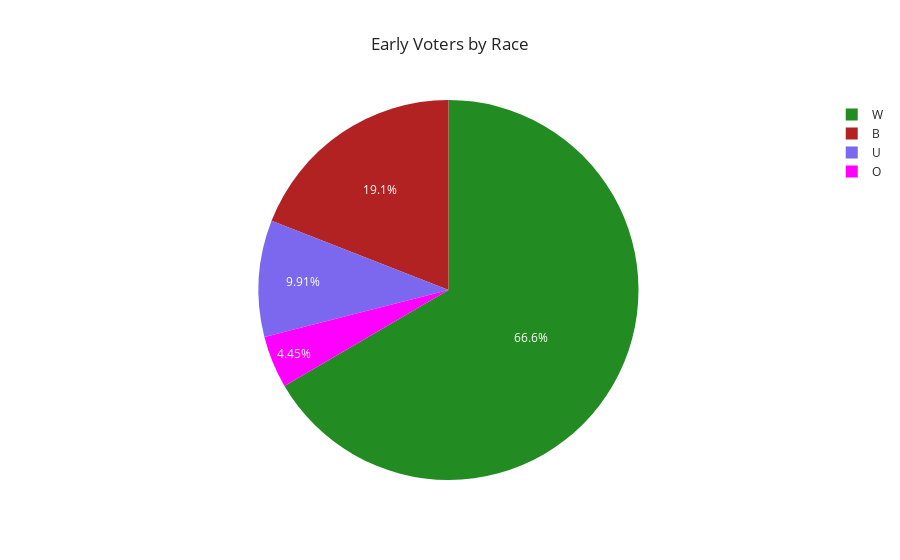

Notebook code for this chart:
### Code cell
get_pie_count(elec_df, 'Gen_2020', 'race_grp', 'Early',
              title='Early Voters by Race')

### Figure 1 — Plotly figure (JSON) as saved in the notebook; plotly's stock layout.template omitted (floating-point values rounded to 4 significant figures)
{"data": [{"customdata": [["B"], ["O"], ["U"], ["W"]], "domain": {"x": [0, 1], "y": [0, 1]}, "hovertemplate": "Race=%{customdata[0]}<br>Count=%{value}<extra></extra>", "labels": ["B", "O", "U", "W"], "legendgroup": "", "marker": {"colors": ["firebrick", "fuchsia", "mediumslateblue", "forestgreen"]}, "name": "", "showlegend": true, "type": "pie", "values": [855175, 199383, 444354, 2986232]}], "layout": {"legend": {"tracegroupgap": 0}, "title": {"text": "Early Voters by Race"}}}
